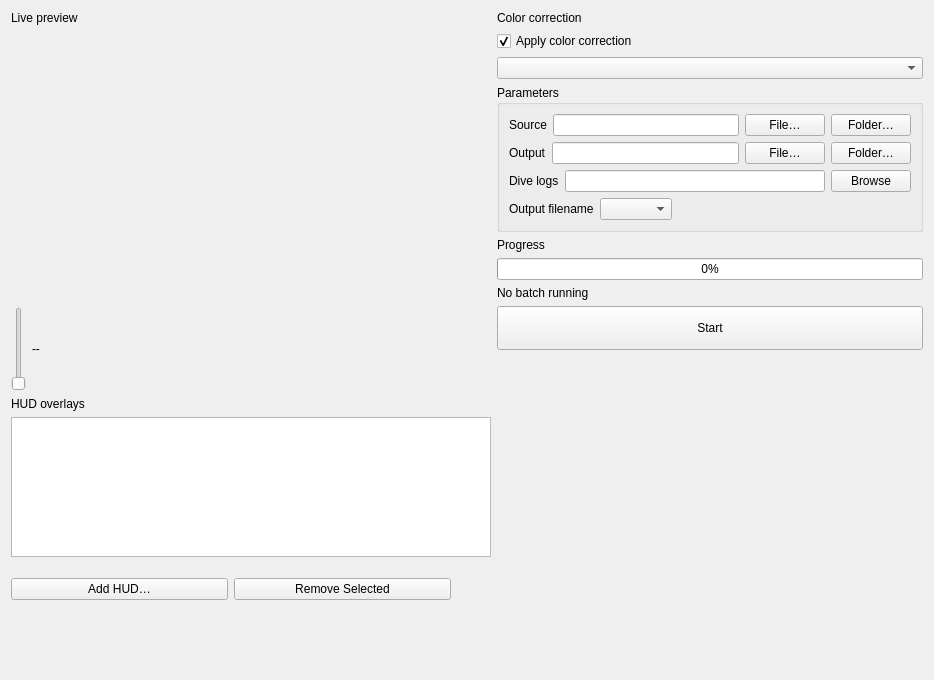
<?xml version="1.0" encoding="UTF-8"?>
<ui version="4.0">
 <class>ColorPage</class>
 <widget class="QWidget" name="ColorPage">
  <property name="geometry">
   <rect>
    <x>0</x>
    <y>0</y>
    <width>934</width>
    <height>680</height>
   </rect>
  </property>
  <property name="windowTitle">
   <string>ColorPage</string>
  </property>
  <layout class="QHBoxLayout" name="rootLayout">
   <item>
    <layout class="QVBoxLayout" name="leftColumn">
     <item>
      <widget class="QLabel" name="preview_heading">
       <property name="text">
        <string>Live preview</string>
       </property>
      </widget>
     </item>
     <item>
      <widget class="QLabel" name="preview_label">
       <property name="minimumSize">
        <size>
         <width>480</width>
         <height>270</height>
        </size>
       </property>
       <property name="maximumSize">
        <size>
         <width>480</width>
         <height>270</height>
        </size>
       </property>
       <property name="frameShape">
        <enum>QFrame::NoFrame</enum>
       </property>
       <property name="text">
        <string/>
       </property>
      </widget>
     </item>
     <item>
      <layout class="QHBoxLayout" name="scrubRow">
       <item>
        <widget class="QSlider" name="scrub_slider"/>
       </item>
       <item>
        <widget class="QLabel" name="scrub_time_label">
         <property name="minimumSize">
          <size>
           <width>70</width>
           <height>0</height>
          </size>
         </property>
         <property name="text">
          <string>--</string>
         </property>
        </widget>
       </item>
      </layout>
     </item>
     <item>
      <widget class="QLabel" name="overlays_heading">
       <property name="text">
        <string>HUD overlays</string>
       </property>
      </widget>
     </item>
     <item>
      <widget class="QListWidget" name="overlay_list">
       <property name="maximumSize">
        <size>
         <width>16777215</width>
         <height>140</height>
        </size>
       </property>
      </widget>
     </item>
     <item>
      <layout class="QHBoxLayout" name="overlayButtonsRow">
       <item>
        <widget class="QPushButton" name="add_hud_button">
         <property name="text">
          <string>Add HUD…</string>
         </property>
        </widget>
       </item>
       <item>
        <widget class="QPushButton" name="remove_overlay_button">
         <property name="text">
          <string>Remove Selected</string>
         </property>
        </widget>
       </item>
       <item>
        <spacer name="overlayButtonsSpacer">
         <property name="sizeHint" stdset="0">
          <size>
           <width>40</width>
           <height>20</height>
          </size>
         </property>
        </spacer>
       </item>
      </layout>
     </item>
     <item>
      <spacer name="leftColumnSpacer">
       <property name="sizeHint" stdset="0">
        <size>
         <width>20</width>
         <height>40</height>
        </size>
       </property>
      </spacer>
     </item>
    </layout>
   </item>
   <item>
    <layout class="QVBoxLayout" name="rightColumn">
     <item>
      <widget class="QLabel" name="color_correction_heading">
       <property name="text">
        <string>Color correction</string>
       </property>
      </widget>
     </item>
     <item>
      <widget class="QCheckBox" name="color_checkbox">
       <property name="text">
        <string>Apply color correction</string>
       </property>
       <property name="checked">
        <bool>true</bool>
       </property>
      </widget>
     </item>
     <item>
      <widget class="QComboBox" name="color_profile_combo"/>
     </item>
     <item>
      <widget class="QGroupBox" name="grpBoxParameters">
       <property name="title">
        <string>Parameters</string>
       </property>
       <layout class="QFormLayout" name="sourceOutputForm">
        <item row="0" column="0" colspan="2">
         <layout class="QHBoxLayout" name="sourceRow">
          <item>
           <widget class="QLabel" name="source_label">
            <property name="text">
             <string>Source</string>
            </property>
            <property name="alignment">
             <set>Qt::AlignLeading|Qt::AlignLeft|Qt::AlignVCenter</set>
            </property>
           </widget>
          </item>
          <item>
           <widget class="QLineEdit" name="source_input"/>
          </item>
          <item>
           <widget class="QPushButton" name="source_file_button">
            <property name="text">
             <string>File…</string>
            </property>
           </widget>
          </item>
          <item>
           <widget class="QPushButton" name="source_folder_button">
            <property name="text">
             <string>Folder…</string>
            </property>
           </widget>
          </item>
         </layout>
        </item>
        <item row="2" column="0" colspan="2">
         <layout class="QHBoxLayout" name="outputRow">
          <item>
           <widget class="QLabel" name="output_label">
            <property name="text">
             <string>Output</string>
            </property>
           </widget>
          </item>
          <item>
           <widget class="QLineEdit" name="output_input"/>
          </item>
          <item>
           <widget class="QPushButton" name="output_file_button">
            <property name="text">
             <string>File…</string>
            </property>
           </widget>
          </item>
          <item>
           <widget class="QPushButton" name="output_folder_button">
            <property name="text">
             <string>Folder…</string>
            </property>
           </widget>
          </item>
         </layout>
        </item>
        <item row="3" column="0" colspan="2">
         <layout class="QHBoxLayout" name="logsRow">
          <item>
           <widget class="QLabel" name="logs_label">
            <property name="text">
             <string>Dive logs</string>
            </property>
           </widget>
          </item>
          <item>
           <widget class="QLineEdit" name="logs_input"/>
          </item>
          <item>
           <widget class="QPushButton" name="logs_browse_button">
            <property name="text">
             <string>Browse</string>
            </property>
           </widget>
          </item>
         </layout>
        </item>
        <item row="4" column="0">
         <layout class="QHBoxLayout" name="outputfileRow">
          <property name="leftMargin">
           <number>0</number>
          </property>
          <property name="rightMargin">
           <number>0</number>
          </property>
          <property name="bottomMargin">
           <number>0</number>
          </property>
          <item>
           <widget class="QLabel" name="filename_label">
            <property name="text">
             <string>Output filename</string>
            </property>
           </widget>
          </item>
          <item>
           <widget class="QComboBox" name="filename_format_combo"/>
          </item>
         </layout>
        </item>
       </layout>
      </widget>
     </item>
     <item>
      <widget class="QLabel" name="progress_heading">
       <property name="text">
        <string>Progress</string>
       </property>
      </widget>
     </item>
     <item>
      <widget class="QProgressBar" name="progress_bar">
       <property name="value">
        <number>0</number>
       </property>
      </widget>
     </item>
     <item>
      <widget class="QLabel" name="status_label">
       <property name="maximumSize">
        <size>
         <width>420</width>
         <height>16777215</height>
        </size>
       </property>
       <property name="text">
        <string>No batch running</string>
       </property>
       <property name="wordWrap">
        <bool>true</bool>
       </property>
      </widget>
     </item>
     <item>
      <widget class="QPushButton" name="start_button">
       <property name="minimumSize">
        <size>
         <width>0</width>
         <height>44</height>
        </size>
       </property>
       <property name="text">
        <string>Start</string>
       </property>
      </widget>
     </item>
     <item>
      <spacer name="rightColumnSpacer">
       <property name="sizeHint" stdset="0">
        <size>
         <width>20</width>
         <height>40</height>
        </size>
       </property>
      </spacer>
     </item>
    </layout>
   </item>
  </layout>
 </widget>
 <resources/>
 <connections/>
</ui>
